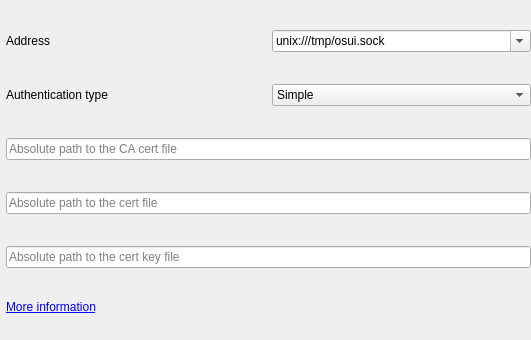
          <widget class="QWidget" name="page">
           <property name="geometry">
            <rect>
             <x>0</x>
             <y>0</y>
             <width>531</width>
             <height>340</height>
            </rect>
           </property>
           <attribute name="label">
            <string>General</string>
           </attribute>
           <attribute name="toolTip">
            <string>Server options of the server (UI)</string>
           </attribute>
           <layout class="QGridLayout" name="gridLayout_20">
            <property name="leftMargin">
             <number>6</number>
            </property>
            <property name="topMargin">
             <number>4</number>
            </property>
            <property name="rightMargin">
             <number>0</number>
            </property>
            <property name="bottomMargin">
             <number>0</number>
            </property>
            <item row="0" column="0">
             <widget class="QLabel" name="label_32">
              <property name="sizePolicy">
               <sizepolicy hsizetype="Preferred" vsizetype="Maximum">
                <horstretch>0</horstretch>
                <verstretch>0</verstretch>
               </sizepolicy>
              </property>
              <property name="toolTip">
               <string>Set the address where the GUI is listening for new nodes.

It can be a unix socket: unix:///run/user/1000/opensnitch/osui.sock

or a network socket: 127.0.0.1:50051</string>
              </property>
              <property name="text">
               <string>Address</string>
              </property>
             </widget>
            </item>
            <item row="0" column="1">
             <widget class="QComboBox" name="comboServerAddr">
              <property name="editable">
               <bool>true</bool>
              </property>
              <item>
               <property name="text">
                <string>unix:///tmp/osui.sock</string>
               </property>
              </item>
             </widget>
            </item>
            <item row="1" column="0">
             <widget class="QLabel" name="label_24">
              <property name="toolTip">
               <string>&lt;p&gt;Simple: no authentication&lt;/p&gt;
&lt;p&gt;TLS simple/mutual: use SSL certificates to authenticate nodes.&lt;/p&gt;
&lt;p&gt;Visit the wiki for more information.&lt;/p&gt;</string>
              </property>
              <property name="text">
               <string>Authentication type</string>
              </property>
             </widget>
            </item>
            <item row="1" column="1">
             <widget class="QComboBox" name="comboAuthType">
              <item>
               <property name="text">
                <string>Simple</string>
               </property>
              </item>
              <item>
               <property name="text">
                <string>Simple TLS</string>
               </property>
              </item>
              <item>
               <property name="text">
                <string>Mutual TLS</string>
               </property>
              </item>
             </widget>
            </item>
            <item row="5" column="0">
             <widget class="QLabel" name="label_28">
              <property name="sizePolicy">
               <sizepolicy hsizetype="Preferred" vsizetype="Maximum">
                <horstretch>0</horstretch>
                <verstretch>0</verstretch>
               </sizepolicy>
              </property>
              <property name="text">
               <string>&lt;a href=&quot;https://github.com/evilsocket/opensnitch/wiki/Nodes-authentication#nodes-authentication-added-in-v161&quot;&gt;More information&lt;/a&gt;</string>
              </property>
              <property name="openExternalLinks">
               <bool>true</bool>
              </property>
              <property name="textInteractionFlags">
               <set>Qt::TextInteractionFlag::LinksAccessibleByKeyboard|Qt::TextInteractionFlag::LinksAccessibleByMouse</set>
              </property>
             </widget>
            </item>
            <item row="2" column="0" colspan="2">
             <widget class="QLineEdit" name="lineCACertFile">
              <property name="placeholderText">
               <string>Absolute path to the CA cert file</string>
              </property>
             </widget>
            </item>
            <item row="3" column="0" colspan="2">
             <widget class="QLineEdit" name="lineCertFile">
              <property name="placeholderText">
               <string>Absolute path to the cert file</string>
              </property>
             </widget>
            </item>
            <item row="4" column="0" colspan="2">
             <widget class="QLineEdit" name="lineCertKeyFile">
              <property name="placeholderText">
               <string>Absolute path to the cert key file</string>
              </property>
             </widget>
            </item>
           </layout>
          </widget>
